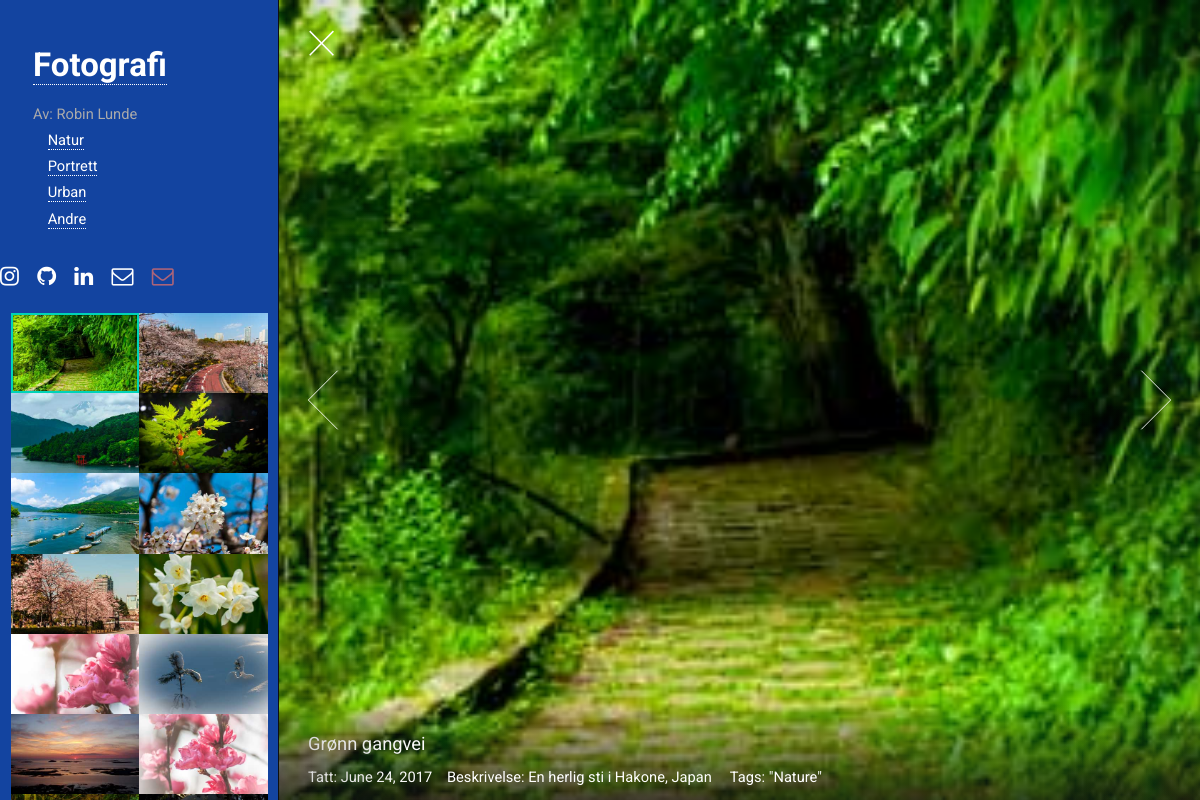
The page /images/nature/no on the database its author committed.
### images/models.py (models this page shows, shortened)
class Image(models.Model):
	id = models.AutoField(primary_key=True)
	date = models.DateField(help_text="Select date taken")
	name_no = models.CharField(max_length=30)
	comment_no = models.TextField()
	name_en = models.CharField(max_length=30)
	comment_en = models.TextField()
	name_jp = models.CharField(max_length=30)
	comment_jp = models.TextField()
	tags = models.ManyToManyField(Tag, help_text="Select tag for this picture")
	class Meta:
		ordering = ['id']

class Tag(models.Model):
	TAG_OPTS = (
		('pr', 'Preview'),
		('na', 'Nature'),
		('pe', 'People'),
		('ur', 'Urban'),
		('ot', 'Other'),
		)
	tag = models.CharField(max_length=2, choices=TAG_OPTS)

### images/views.py (the view)
# urls.py: url(r'^(?P<cat>[A-Za-z]{3,})/$', views.selection, name='selection'),
def selection(request, cat='', lang=''):
	err=''
	cat_short = {
		'': lambda x: 'pr',
		'preview': lambda x: 'pr',
		'nature': lambda x: 'na',
		'people': lambda x: 'pe',
		'urban': lambda x: 'ur',
		'other': lambda x: 'ot'
	}[cat](lambda x: '')
	if not (cat_short=='pr' or cat_short=='pe' or cat_short=='na' or cat_short=='ur' or cat_short=='ot'):
		err+='Category ' + cat + ' does not exists! Showing default!\n'
		cat_short='pr'
	if lang=='':
		lang='en'
	elif not (lang=='en' or lang=='no' or lang=='jp'):
		lang='en'
		err+='Language does not exists! Showing default!\n'
	tags = Tag.objects.filter(tag=cat_short)
	photo_list = get_list_or_404(Image, tags__in=tags)
	context = {	'photo_list': photo_list, 'err': err, 'cat': cat }
	page = 'images/index_' + lang + '.html'
	return render(request, page, context)

### images/templates/images/index_no.html (shortened to what this page needs)
<!DOCTYPE HTML>
{% load static %}
{% static "/images" as baseUrl %}
<html lang="no">
	<head>
		<link rel="stylesheet" href="{{ baseUrl }}/assets/css/main.css" />
		<link rel="stylesheet" href="{{ baseUrl }}/assets/css/rob.css" />
	</head>
	<body class="is-loading-0 is-loading-1 is-loading-2">
			<div id="main" style="background: #1344a0;">
					<header id="header">
						<h1 style="color: white;"> <a href="{% url 'images:index' lang='no' %}">Fotografi</a></h1>
						<div>Av: Robin Lunde
							<div class="myMenu" ;>
								<ul>
									<a href="{% url 'images:selection' cat='nature' lang='no' %}">Natur</a>
								</ul>
								<ul>
									<a href="{% url 'images:selection' cat='people' lang='no' %}">Portrett</a>
								</ul>
								<ul>
									<a href="{% url 'images:selection' cat='urban' lang='no' %}">Urban</a>
								</ul>
								<ul>
									<a href="{% url 'images:selection' cat='other' lang='no' %}">Andre</a>
								</ul>
							</div>
						</div>
					</header>
					<ul class="icons" style="color: white;">
							<li><a href="https://www.instagram.com/robinlunde/" target="_blank" class="icon fa-instagram"><span class="label">Instagram</span></a></li>
							<li><a href="https://github.com/Robiq" target="_blank" class="icon fa-github"><span class="label">Github</span></a></li>
							<li><a href="https://www.linkedin.com/in/robinlunde/" target="_blank" class="icon fa-linkedin"><span class="label">Email</span></a></li>
							<li><a href="mailto:robin@wub.no" class="icon fa-envelope-o"><span class="label">Mail Private</span></a></li>
							<li style="color: #FF7664;	opacity: 0.65;"><a href="mailto:robin@keio.jp" class="icon fa-envelope-o"><span class="label">Mail work</span></a></li>
						</ul>
					<section id="thumbnails">
						{% if photo_list %}
							{% for image in photo_list %}
								<article >
									<a class="thumbnail" href="{{ baseUrl }}/images/fulls/{{ image.id }}.jpg" data-position="center"><img src="{{ baseUrl }}/images/thumbs/{{ image.id }}.jpg" alt="" /></a>
									<div>
										<h2 style="color: white;">  {{ image.name_no }}</h2>
										<div style="color: white;">
											  Tatt: {{ image.date }}&emsp;Beskrivelse: {{ image.comment_no }}&emsp; Tags:
								        	{% for tag in image.tags.all %}
								        		 {% ifnotequal tag.get_tag_display "Preview" %}
								        		 "{{ tag.get_tag_display }}"
								        		 {% endifnotequal %}
								        	{% endfor %}
								    </div>
							    </div>
								</article>
							{% endfor %}
							{% else %}
							    <p>No photos are available.</p>
							{% endif %}
					</section>
			</div>
	</body>
</html>

### images/static/images/assets/css/main.css (style rules this page uses)
html, body, div, span, applet, object, iframe, h1, h2, h3, h4, h5, h6, p, blockquote, pre, a, abbr, acronym, address, big, cite, code, del, dfn, em, img, ins, kbd, q, s, samp, small, strike, strong, sub, sup, tt, var, b, u, i, center, dl, dt, dd, ol, ul, li, fieldset, form, label, legend, table, caption, tbody, tfoot, thead, tr, th, td, article, aside, canvas, details, embed, figure, figcaption, footer, header, hgroup, menu, nav, output, ruby, section, summary, time, mark, audio, video { margin: 0; padding: 0; border: 0; font-size: 100%; font: inherit; vertical-align: baseline; }
article, aside, details, figcaption, figure, footer, header, hgroup, menu, nav, section { display: block; }
body { line-height: 1; }
ol, ul { list-style: none; }
body { -webkit-text-size-adjust: none; }
*, *:before, *:after { -moz-box-sizing: border-box; -webkit-box-sizing: border-box; box-sizing: border-box; }
html, body { background-color: #101010; overflow: hidden; }
html { font-size: 16pt; }
@media screen and (max-width: 1680px) { html { font-size: 12pt; } }
@media screen and (max-width: 1280px) { html { font-size: 11pt; } }
body { background-color: #fff; color: #aaa; }
body, input, select, textarea { font-family: "Roboto", Helvetica, sans-serif; font-weight: 400; line-height: 1.65; font-size: 1em; color: #aaa; }
a { -moz-transition: color 0.25s ease, border-bottom-color 0.25s ease; -webkit-transition: color 0.25s ease, border-bottom-color 0.25s ease; -ms-transition: color 0.25s ease, border-bottom-color 0.25s ease; transition: color 0.25s ease, border-bottom-color 0.25s ease; border-bottom: dotted 1px; color: inherit; text-decoration: none; }
h1, h2, h3, h4, h5, h6 { font-weight: 400; line-height: 1.25; margin: 0 0 0.5em 0; color: #555; }
h1 a, h2 a, h3 a, h4 a, h5 a, h6 a { color: inherit; text-decoration: none; }
h2 { font-size: 1.25em; }
.icon { text-decoration: none; border-bottom: none; position: relative; }
.icon:before { -moz-osx-font-smoothing: grayscale; -webkit-font-smoothing: antialiased; font-family: FontAwesome; font-style: normal; font-weight: normal; text-transform: none !important; }
ul { list-style: disc; margin: 0 0 1.25em 0; padding-left: 1em; }
ul li { padding-left: 0.5em; }
ul.icons { cursor: default; list-style: none; padding-left: 0; }
ul.icons li { display: inline-block; padding: 0 1em 0 0; }
ul.icons li:last-child { padding-right: 0; }
ul.icons li .icon:before { font-size: 1.5rem; }
#main { -moz-transition: opacity 0.75s ease, right 0.75s ease, left 0.75s ease, visibility 0.75s; -webkit-transition: opacity 0.75s ease, right 0.75s ease, left 0.75s ease, visibility 0.75s; -ms-transition: opacity 0.75s ease, right 0.75s ease, left 0.75s ease, visibility 0.75s; transition: opacity 0.75s ease, right 0.75s ease, left 0.75s ease, visibility 0.75s; -webkit-overflow-scrolling: touch; position: fixed; top: 0; width: 22.5em; height: 100%; background: #fff; outline: 0; overflow-x: hidden; overflow-y: auto; text-align: left; visibility: visible; z-index: 10000; left: 0; }
@media screen and (max-width: 1280px) { #main { width: 19em; } }
#header { padding: 3em 2.25em 1.75em 2.25em ; }
#header h1 { font-size: 2.25em; font-weight: 700; }
#thumbnails { display: -moz-flex; display: -webkit-flex; display: -ms-flex; display: flex; -moz-flex-wrap: wrap; -webkit-flex-wrap: wrap; -ms-flex-wrap: wrap; flex-wrap: wrap; padding: 0 0.75em; }
#thumbnails article { position: relative; width: 50%; background: #101010; outline: 0; }
#thumbnails article .thumbnail { -webkit-tap-highlight-color: transparent; display: block; position: relative; border: 0; outline: 0; }
#thumbnails article .thumbnail img { display: block; width: 100%; }
#thumbnails article .thumbnail:before { -moz-pointer-events: none; -webkit-pointer-events: none; -ms-pointer-events: none; pointer-events: none; -moz-transition: opacity 0.25s ease; -webkit-transition: opacity 0.25s ease; -ms-transition: opacity 0.25s ease; transition: opacity 0.25s ease; content: ''; position: absolute; left: 0; top: 0; width: 100%; height: 100%; box-shadow: inset 0 0 0 2px #00D3B7, inset 0 0 0px 3px rgba(0, 0, 0, 0.15); opacity: 0; z-index: 1; }
#thumbnails article.active .thumbnail:before { opacity: 1; }
#viewer .slide .caption h2, #viewer .slide .caption h3, #viewer .slide .caption h4, #viewer .slide .caption h5, #viewer .slide .caption h6 { color: #fff; }

### images/static/images/assets/css/rob.css (style rules this page uses)
.myMenu ul { margin: 2px 0; color: white; }

### rows shown on the page
Image: shows a picture, name_no "Grønn gangvei", date "June 24, 2017", comment_no "En herlig sti i Hakone, Japan"
Tag: tag "Nature"
Image: shows a picture
Image: shows a picture
Image: shows a picture
Image: shows a picture
Image: shows a picture
Image: shows a picture
Image: shows a picture
Image: shows a picture
Image: shows a picture
Image: shows a picture
Image: shows a picture
Image: shows a picture
Image: shows a picture
